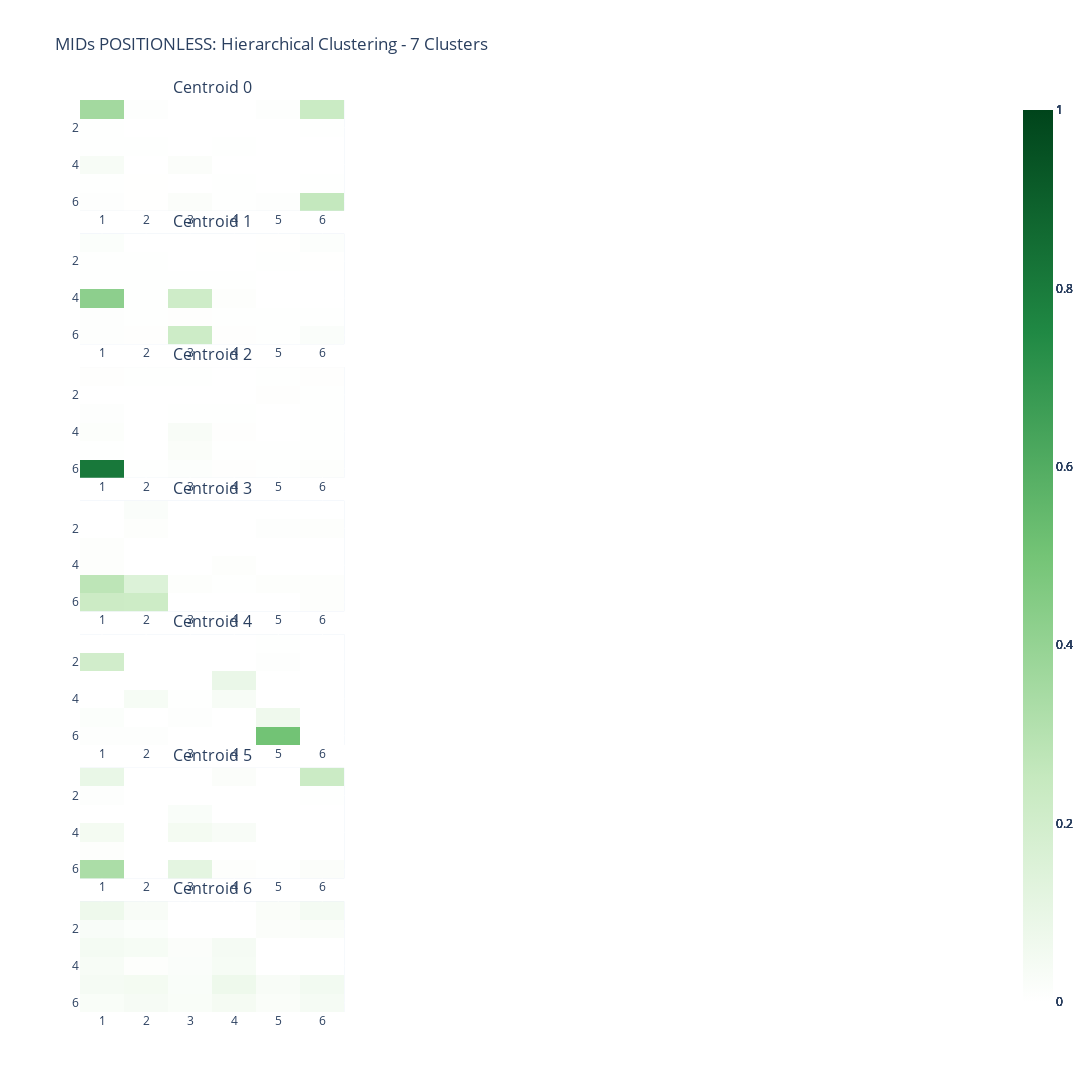

The cell this chart's notebook holds for it:
### Code cell
# heatmaps for hierarchcal clustering

hierarchical_centroids = []
for group in memberships:
    hierarchical_centroids.append(list(count_table0[group].mean(axis=1)))

# creates the heatmaps for the hierarchical clustering

fig = create_centroid_heatmaps(hierarchical_centroids)
fig.update_layout(title=f'MIDs POSITIONLESS: Hierarchical Clustering - {len(memberships)} Clusters')
fig.show()

### Figure 1 — Plotly figure (JSON) as saved in the notebook; plotly's stock layout.template omitted (floating-point values rounded to 4 significant figures)
{"data": [{"colorscale": [[0, "rgb(256,256,256)"], [0.25, "rgb(198,233,191)"], [0.5, "rgb(116,196,118)"], [0.75, "rgb(32,137,68)"], [1, "rgb(0,68,27)"]], "type": "heatmap", "x": [1, 2, 3, 4, 5, 6], "xaxis": "x", "y": [6, 5, 4, 3, 2, 1], "yaxis": "y", "z": [[0.009048, 0.001955, 0.01921, 0.00248, 0.007009, 0.2551], [0.002288, 0.002094, 0.00101, 0.005165, 0.001437, 0.004489], [0.03577, 0.001232, 0.01902, 0.001329, 0.000568, 0.0003408], [0.003128, 0.004712, 0.001041, 0.002685, 0, 0.0003408], [0.004478, 0.00104, 0.0004828, 0, 0.001906, 0.004295], [0.3582, 0.008417, 0.0005112, 0.0007046, 0.007726, 0.2308]], "zmax": 1, "zmid": 0.5, "zmin": 0}, {"colorscale": [[0, "rgb(256,256,256)"], [0.25, "rgb(198,233,191)"], [0.5, "rgb(116,196,118)"], [0.75, "rgb(32,137,68)"], [1, "rgb(0,68,27)"]], "type": "heatmap", "x": [1, 2, 3, 4, 5, 6], "xaxis": "x4", "y": [6, 5, 4, 3, 2, 1], "yaxis": "y4", "z": [[0.008136, 0.006555, 0.2189, 0.005877, 0.002522, 0.01993], [0.007625, 0.004809, 0.006016, 0.004465, 0.004549, 0.004184], [0.4225, 0.003511, 0.2142, 0.01047, 0, 0], [0.003088, 0.002812, 0.005067, 0.002431, 0, 0], [0.003464, 0.003611, 0, 0, 0.002211, 0.002123], [0.01576, 0.0006826, 0, 0, 0.002168, 0.01225]], "zmax": 1, "zmid": 0.5, "zmin": 0}, {"colorscale": [[0, "rgb(256,256,256)"], [0.25, "rgb(198,233,191)"], [0.5, "rgb(116,196,118)"], [0.75, "rgb(32,137,68)"], [1, "rgb(0,68,27)"]], "type": "heatmap", "x": [1, 2, 3, 4, 5, 6], "xaxis": "x7", "y": [6, 5, 4, 3, 2, 1], "yaxis": "y7", "z": [[0.8099, 0.003659, 0.01124, 0.006011, 0.003397, 0.009927], [0.002353, 0.001829, 0.02251, 0.003658, 0.003138, 0.002612], [0.01464, 0.0007845, 0.03166, 0.006535, 0.001045, 0.004704], [0.008884, 0.001567, 0.002875, 0.002354, 0, 0.002613], [0.001046, 0.001569, 0.001568, 0.001045, 0.00627, 0.002872], [0.006532, 0.004442, 0.005227, 0.001045, 0.004178, 0.006269]], "zmax": 1, "zmid": 0.5, "zmin": 0}, {"colorscale": [[0, "rgb(256,256,256)"], [0.25, "rgb(198,233,191)"], [0.5, "rgb(116,196,118)"], [0.75, "rgb(32,137,68)"], [1, "rgb(0,68,27)"]], "type": "heatmap", "x": [1, 2, 3, 4, 5, 6], "xaxis": "x10", "y": [6, 5, 4, 3, 2, 1], "yaxis": "y10", "z": [[0.2249, 0.2209, 0, 0, 0, 0.009952], [0.2789, 0.153, 0.009952, 0.005208, 0.009952, 0.009952], [0.009952, 0, 0, 0.009952, 0, 0], [0.009952, 0, 0, 0, 0, 0], [0, 0.009952, 0, 0, 0.007672, 0.009952], [0, 0.0199, 0, 0, 0, 0]], "zmax": 1, "zmid": 0.5, "zmin": 0}, {"colorscale": [[0, "rgb(256,256,256)"], [0.25, "rgb(198,233,191)"], [0.5, "rgb(116,196,118)"], [0.75, "rgb(32,137,68)"], [1, "rgb(0,68,27)"]], "type": "heatmap", "x": [1, 2, 3, 4, 5, 6], "xaxis": "x13", "y": [6, 5, 4, 3, 2, 1], "yaxis": "y13", "z": [[0.008197, 0.008197, 0, 0, 0.5054, 0], [0.01639, 0, 0.008197, 0, 0.07175, 0], [0, 0.03896, 0.003086, 0.03587, 0, 0], [0, 0, 0, 0.09123, 0, 0], [0.2015, 0, 0, 0, 0.008197, 0], [0, 0, 0, 0, 0.003086, 0]], "zmax": 1, "zmid": 0.5, "zmin": 0}, {"colorscale": [[0, "rgb(256,256,256)"], [0.25, "rgb(198,233,191)"], [0.5, "rgb(116,196,118)"], [0.75, "rgb(32,137,68)"], [1, "rgb(0,68,27)"]], "type": "heatmap", "x": [1, 2, 3, 4, 5, 6], "xaxis": "x16", "y": [6, 5, 4, 3, 2, 1], "yaxis": "y16", "z": [[0.331, 0, 0.1173, 0.009804, 0.003663, 0.01961], [0.009804, 0, 0, 0, 0, 0], [0.04991, 0, 0.04991, 0.03228, 0, 0], [0, 0, 0.02496, 0, 0, 0], [0.007326, 0, 0, 0, 0, 0.003663], [0.09447, 0, 0, 0.01961, 0, 0.2267]], "zmax": 1, "zmid": 0.5, "zmin": 0}, {"colorscale": [[0, "rgb(256,256,256)"], [0.25, "rgb(198,233,191)"], [0.5, "rgb(116,196,118)"], [0.75, "rgb(32,137,68)"], [1, "rgb(0,68,27)"]], "type": "heatmap", "x": [1, 2, 3, 4, 5, 6], "xaxis": "x19", "y": [6, 5, 4, 3, 2, 1], "yaxis": "y19", "z": [[0.02738, 0.04063, 0.026, 0.04545, 0.02322, 0.04335], [0.04234, 0.04996, 0.02482, 0.07247, 0.03006, 0.05648], [0.03582, 0.01034, 0.01995, 0.03956, 0.000159, 0.0007157], [0.04802, 0.03804, 0.0197, 0.04208, 0, 0.0003976], [0.02879, 0.01577, 0.0002386, 0.000159, 0.01909, 0.0221], [0.07273, 0.03103, 0.0007952, 0.000159, 0.02409, 0.0481]], "zmax": 1, "zmid": 0.5, "zmin": 0}], "layout": {"annotations": [{"font": {"size": 16}, "showarrow": false, "text": "Centroid 0", "x": 0.1444, "xanchor": "center", "xref": "paper", "y": 1, "yanchor": "bottom", "yref": "paper"}, {"font": {"size": 16}, "showarrow": false, "text": "Centroid 1", "x": 0.1444, "xanchor": "center", "xref": "paper", "y": 0.8536, "yanchor": "bottom", "yref": "paper"}, {"font": {"size": 16}, "showarrow": false, "text": "Centroid 2", "x": 0.1444, "xanchor": "center", "xref": "paper", "y": 0.7071, "yanchor": "bottom", "yref": "paper"}, {"font": {"size": 16}, "showarrow": false, "text": "Centroid 3", "x": 0.1444, "xanchor": "center", "xref": "paper", "y": 0.5607, "yanchor": "bottom", "yref": "paper"}, {"font": {"size": 16}, "showarrow": false, "text": "Centroid 4", "x": 0.1444, "xanchor": "center", "xref": "paper", "y": 0.4143, "yanchor": "bottom", "yref": "paper"}, {"font": {"size": 16}, "showarrow": false, "text": "Centroid 5", "x": 0.1444, "xanchor": "center", "xref": "paper", "y": 0.2679, "yanchor": "bottom", "yref": "paper"}, {"font": {"size": 16}, "showarrow": false, "text": "Centroid 6", "x": 0.1444, "xanchor": "center", "xref": "paper", "y": 0.1214, "yanchor": "bottom", "yref": "paper"}], "height": 2555, "title": {"text": "MIDs POSITIONLESS: Hierarchical Clustering - 7 Clusters"}, "width": 1200, "xaxis": {"anchor": "y", "domain": [0, 0.2889], "tickvals": [1, 2, 3, 4, 5, 6]}, "xaxis10": {"anchor": "y10", "domain": [0, 0.2889], "tickvals": [1, 2, 3, 4, 5, 6]}, "xaxis11": {"anchor": "y11", "domain": [0.3556, 0.6444], "tickvals": [1, 2, 3, 4, 5, 6]}, "xaxis12": {"anchor": "y12", "domain": [0.7111, 1], "tickvals": [1, 2, 3, 4, 5, 6]}, "xaxis13": {"anchor": "y13", "domain": [0, 0.2889], "tickvals": [1, 2, 3, 4, 5, 6]}, "xaxis14": {"anchor": "y14", "domain": [0.3556, 0.6444], "tickvals": [1, 2, 3, 4, 5, 6]}, "xaxis15": {"anchor": "y15", "domain": [0.7111, 1], "tickvals": [1, 2, 3, 4, 5, 6]}, "xaxis16": {"anchor": "y16", "domain": [0, 0.2889], "tickvals": [1, 2, 3, 4, 5, 6]}, "xaxis17": {"anchor": "y17", "domain": [0.3556, 0.6444], "tickvals": [1, 2, 3, 4, 5, 6]}, "xaxis18": {"anchor": "y18", "domain": [0.7111, 1], "tickvals": [1, 2, 3, 4, 5, 6]}, "xaxis19": {"anchor": "y19", "domain": [0, 0.2889], "tickvals": [1, 2, 3, 4, 5, 6]}, "xaxis2": {"anchor": "y2", "domain": [0.3556, 0.6444], "tickvals": [1, 2, 3, 4, 5, 6]}, "xaxis20": {"anchor": "y20", "domain": [0.3556, 0.6444], "tickvals": [1, 2, 3, 4, 5, 6]}, "xaxis21": {"anchor": "y21", "domain": [0.7111, 1], "tickvals": [1, 2, 3, 4, 5, 6]}, "xaxis3": {"anchor": "y3", "domain": [0.7111, 1], "tickvals": [1, 2, 3, 4, 5, 6]}, "xaxis4": {"anchor": "y4", "domain": [0, 0.2889], "tickvals": [1, 2, 3, 4, 5, 6]}, "xaxis5": {"anchor": "y5", "domain": [0.3556, 0.6444], "tickvals": [1, 2, 3, 4, 5, 6]}, "xaxis6": {"anchor": "y6", "domain": [0.7111, 1], "tickvals": [1, 2, 3, 4, 5, 6]}, "xaxis7": {"anchor": "y7", "domain": [0, 0.2889], "tickvals": [1, 2, 3, 4, 5, 6]}, "xaxis8": {"anchor": "y8", "domain": [0.3556, 0.6444], "tickvals": [1, 2, 3, 4, 5, 6]}, "xaxis9": {"anchor": "y9", "domain": [0.7111, 1], "tickvals": [1, 2, 3, 4, 5, 6]}, "yaxis": {"anchor": "x", "autorange": "reversed", "domain": [0.8786, 1]}, "yaxis10": {"anchor": "x10", "autorange": "reversed", "domain": [0.4393, 0.5607]}, "yaxis11": {"anchor": "x11", "autorange": "reversed", "domain": [0.4393, 0.5607]}, "yaxis12": {"anchor": "x12", "autorange": "reversed", "domain": [0.4393, 0.5607]}, "yaxis13": {"anchor": "x13", "autorange": "reversed", "domain": [0.2929, 0.4143]}, "yaxis14": {"anchor": "x14", "autorange": "reversed", "domain": [0.2929, 0.4143]}, "yaxis15": {"anchor": "x15", "autorange": "reversed", "domain": [0.2929, 0.4143]}, "yaxis16": {"anchor": "x16", "autorange": "reversed", "domain": [0.1464, 0.2679]}, "yaxis17": {"anchor": "x17", "autorange": "reversed", "domain": [0.1464, 0.2679]}, "yaxis18": {"anchor": "x18", "autorange": "reversed", "domain": [0.1464, 0.2679]}, "yaxis19": {"anchor": "x19", "autorange": "reversed", "domain": [0, 0.1214]}, "yaxis2": {"anchor": "x2", "autorange": "reversed", "domain": [0.8786, 1]}, "yaxis20": {"anchor": "x20", "autorange": "reversed", "domain": [0, 0.1214]}, "yaxis21": {"anchor": "x21", "autorange": "reversed", "domain": [0, 0.1214]}, "yaxis3": {"anchor": "x3", "autorange": "reversed", "domain": [0.8786, 1]}, "yaxis4": {"anchor": "x4", "autorange": "reversed", "domain": [0.7321, 0.8536]}, "yaxis5": {"anchor": "x5", "autorange": "reversed", "domain": [0.7321, 0.8536]}, "yaxis6": {"anchor": "x6", "autorange": "reversed", "domain": [0.7321, 0.8536]}, "yaxis7": {"anchor": "x7", "autorange": "reversed", "domain": [0.5857, 0.7071]}, "yaxis8": {"anchor": "x8", "autorange": "reversed", "domain": [0.5857, 0.7071]}, "yaxis9": {"anchor": "x9", "autorange": "reversed", "domain": [0.5857, 0.7071]}}}
